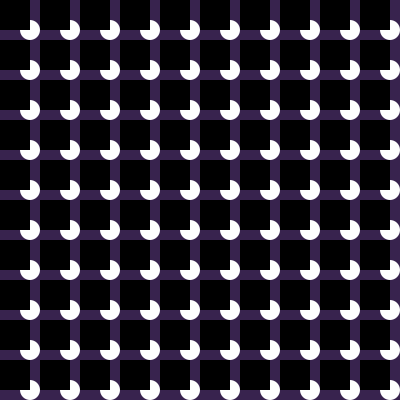
Frame 1 (no input)
Frame 60 (the mouse pressed at the canvas centre just before this capture): identical to frame 1, image omitted
Frame 120 (the mouse held since frame 60 and released just before this capture): identical to frame 1, image omitted

The Processing sketch that drew this single still picture (run headless with seeded random() and noise(); from frame 60 on, the mouse is pressed at the canvas centre):

// Processing sketch: processing_74965
// ── processing_74965.pde

void setup() {
  size (400, 400);
}

void draw() {
  background(56, 35, 78);
  noStroke();
  for (int y = 30; y <= height; y = y + 40) {
    for (int x = 30; x <= width; x = x + 40) {
      fill(255);
      ellipse(x, y, 20, 20);
    }
  }
  for (int y = 0; y <= height; y = y + 40) {
    for (int x = 0; x <= width; x = x + 40) {
      fill(0);
      rect(x, y, 30, 30);
    }
  }
}
